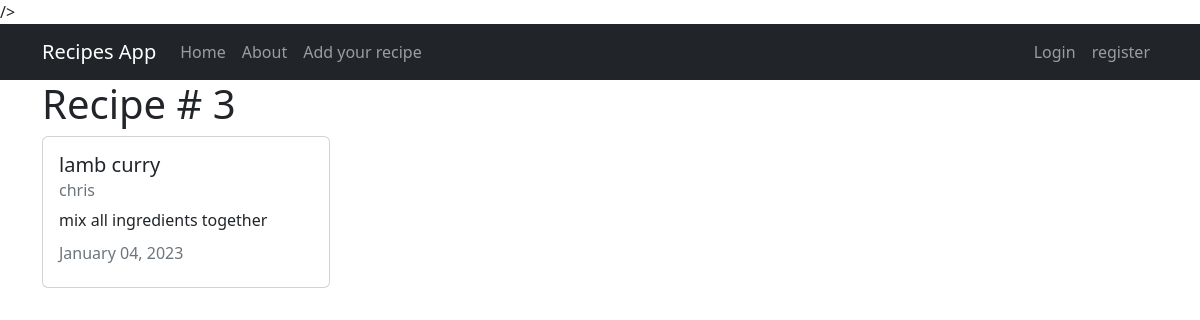
Page /recipe/3/ on the committed database.
### recipes/models.py (models this page shows, shortened)
class Recipe(models.Model):
  title = models.CharField(max_length=100)
  description = models.TextField()
  author =models.ForeignKey(User, on_delete=models.CASCADE)
  created_at = models.DateTimeField(auto_now_add=True)
  updated_at = models.DateTimeField(auto_now=True)

### recipes/views.py (the view)
# urls.py: path('recipe/<int:pk>/', views.RecipeDetailView.as_view(), name='recipes-detail'),
class RecipeDetailView(DetailView):
    model = models.Recipe

### recipes/templates/recipes/recipe_detail.html (shortened to what this page needs)
{% extends 'recipes/base.html' %}
{% block content %}
<h1>Recipe # {{ object.id }}</h1>
<div class="card my -4" style="width: 18rem;">
  <div class="card-body">
    <h5 class="card-title">{{ object.title }}</h5>
    <h6 class="card-subtitle mb-2 text-muted">{{ object.author }}</h6>
    <p class="card-text">{{ object.description }}</p>
    <h6 class="card-subtitle mb-2 text-muted">
      {{ object.updated_at|date:"F d, Y" }}
    </h6>
   </div>
</div>
{% endblock content %}

### rows in the picture
Recipe: id "3", title "lamb curry", author "chris", description "mix all ingredients together", updated_at "January 04, 2023"
